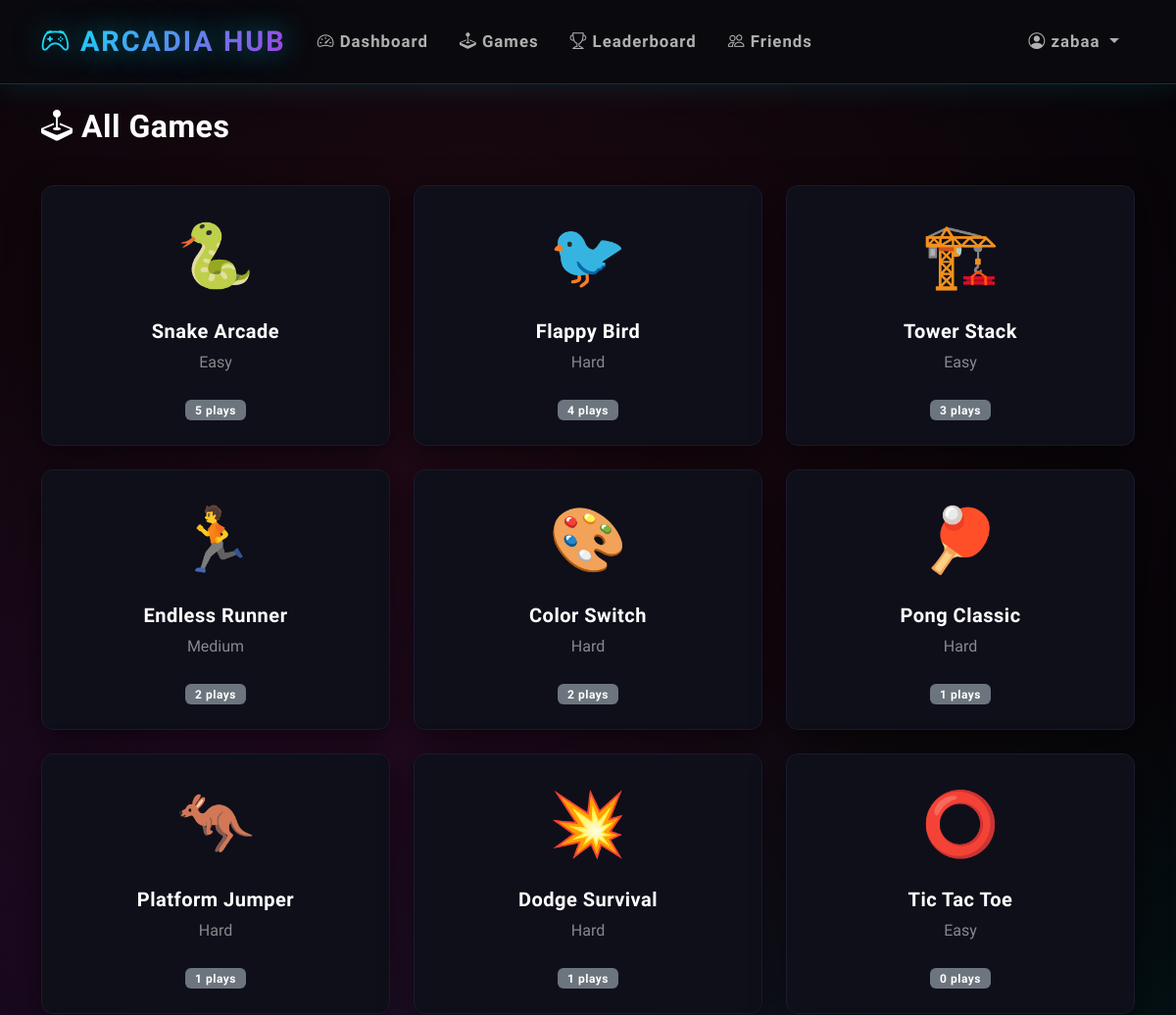
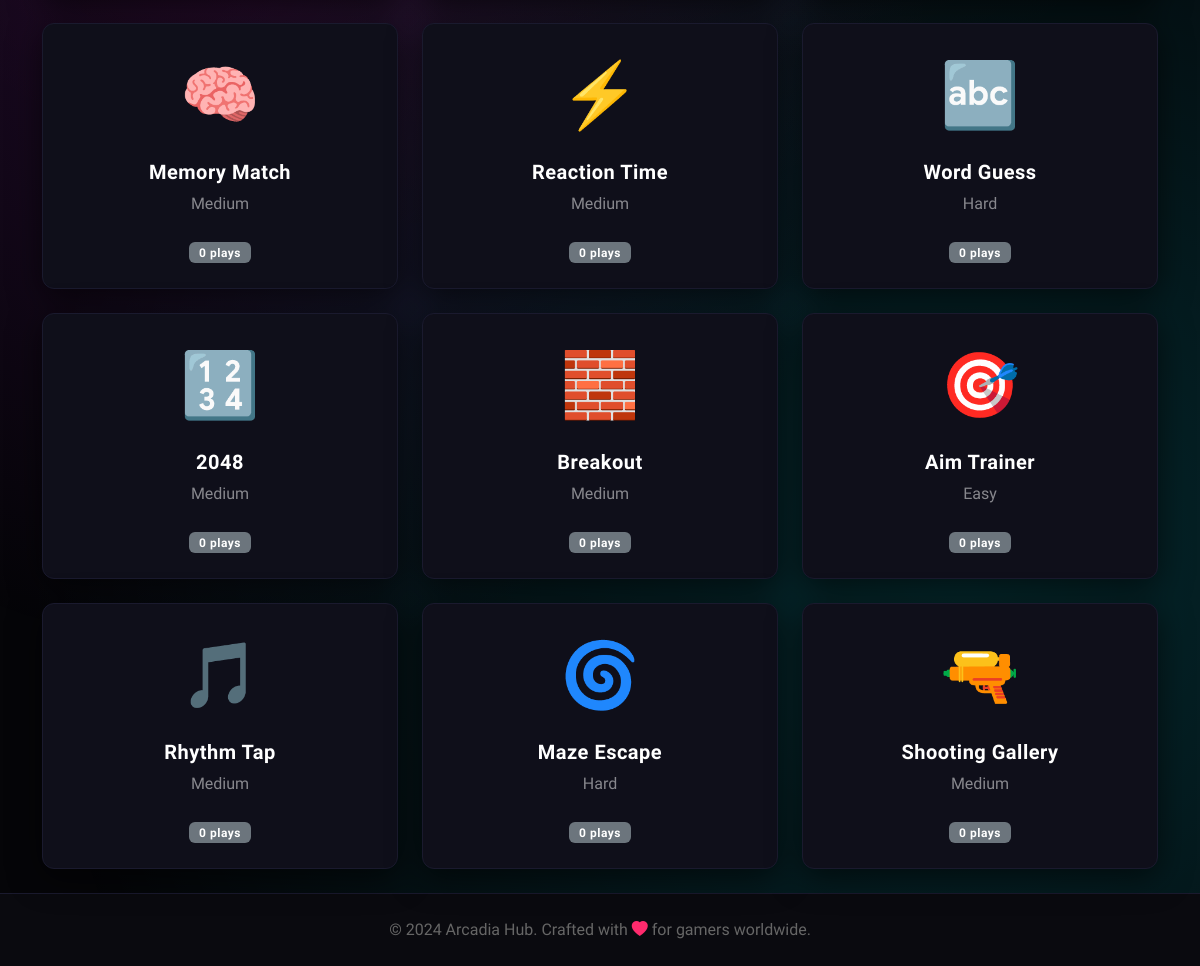
Page /games (signed in) on the committed database (2 pictures, top to bottom).
### tables this page shows
CREATE TABLE users (user_id INTEGER PRIMARY KEY AUTOINCREMENT, username TEXT UNIQUE NOT NULL, password_hash TEXT NOT NULL, email TEXT UNIQUE NOT NULL, created_at TIMESTAMP DEFAULT CURRENT_TIMESTAMP, last_login DATE, streak INTEGER DEFAULT 0, coins INTEGER DEFAULT 100, total_games_played INTEGER DEFAULT 0, total_score INTEGER DEFAULT 0, avatar_config TEXT, settings_config TEXT DEFAULT '{"theme": "dark", "sound": true, "notifications": true}', xp INTEGER DEFAULT 0, player_level INTEGER DEFAULT 1);

CREATE TABLE games (game_id INTEGER PRIMARY KEY AUTOINCREMENT, game_key TEXT UNIQUE NOT NULL, name TEXT NOT NULL, category TEXT, difficulty TEXT, play_count INTEGER DEFAULT 0, icon TEXT, color TEXT);

### app.py (the view)
@app.route('/games')
@login_required
def games():
    games_list = db.fetch_all("SELECT * FROM games ORDER BY play_count DESC")
    return render_template('games.html', games=games_list)

### app.py (called while the page is built)
def login_required(f):
    @wraps(f)
    def decorated_function(*args, **kwargs):
        if 'user_id' not in session:
            flash('Please log in to access this page', 'warning')
            return redirect(url_for('login'))
        session.permanent = True
        return f(*args, **kwargs)
    return decorated_function

@app.before_request
def load_user():
    if 'user_id' in session:
        user = db.fetch_one("SELECT * FROM users WHERE user_id = ?", (session['user_id'],))
        if user:
            session.permanent = True

    def fetch_one(self, query, params=()):
        try:
            self.cursor.execute(query, params)
            return self.cursor.fetchone()
        except Exception as e:
            logger.error(f"Database fetch_one error: {e}\nQuery: {query}")
            raise

    def fetch_all(self, query, params=()):
        try:
            self.cursor.execute(query, params)
            return self.cursor.fetchall()
        except Exception as e:
            logger.error(f"Database fetch_all error: {e}\nQuery: {query}")
            raise

### templates/games.html (shortened to what this page needs)
{% extends "base.html" %}
{% block content %}
<div class="row mb-4">
    <div class="col-md-12">
        <h2 class="text-white mb-3"><i class="bi bi-joystick"></i> All Games</h2>
    </div>
</div>
<div class="row g-4">
    {% for game in games %}
    <div class="col-md-4 col-sm-6">
        <a href="{{ url_for('play_game', game_key=game.game_key) }}"
           class="text-decoration-none">
            <div class="card game-card h-100 p-4 text-center">
                <div style="font-size: 4rem;" class="mb-3">{{ game.icon }}</div>
                <h5 class="text-white mb-2">{{ game.name }}</h5>
                <p class="text-white-50 mb-2">{{ game.difficulty }}</p>
                <div class="mt-3">
                    <span class="badge bg-secondary">{{ game.play_count }} plays</span>
                </div>
            </div>
        </a>
    </div>
    {% endfor %}
</div>
{% endblock %}

### templates/base.html (shortened to what this page needs)
<!DOCTYPE html>
<html lang="en" data-bs-theme="dark">
<head>
    <link href="https://cdn.jsdelivr.net/npm/bootstrap@5.3.0/dist/css/bootstrap.min.css" rel="stylesheet">
    <link rel="stylesheet" href="https://cdn.jsdelivr.net/npm/bootstrap-icons@1.10.0/font/bootstrap-icons.css">
</head>
<body>
    <nav class="navbar navbar-expand-lg navbar-dark sticky-top">
        <div class="container">
            <a class="navbar-brand" href="{{ url_for('dashboard') }}">
                <i class="bi bi-controller"></i> ARCADIA HUB
            </a>
            {% if session.user_id %}
            <div class="collapse navbar-collapse" id="navbarNav">
                <ul class="navbar-nav me-auto">
                    <li class="nav-item">
                        <a class="nav-link" href="{{ url_for('dashboard') }}">
                            <i class="bi bi-speedometer2"></i> Dashboard
                        </a>
                    </li>
                    <li class="nav-item">
                        <a class="nav-link" href="{{ url_for('games') }}">
                            <i class="bi bi-joystick"></i> Games
                        </a>
                    </li>
                    <li class="nav-item">
                        <a class="nav-link" href="{{ url_for('leaderboard') }}">
                            <i class="bi bi-trophy"></i> Leaderboard
                        </a>
                    </li>
                    <li class="nav-item">
                        <a class="nav-link" href="{{ url_for('friends') }}">
                            <i class="bi bi-people"></i> Friends
                        </a>
                    </li>
                </ul>
                <ul class="navbar-nav">
                    <li class="nav-item dropdown">
                        <a class="nav-link dropdown-toggle" href="#" role="button" data-bs-toggle="dropdown">
                            <i class="bi bi-person-circle"></i> {{ session.username }}
                        </a>
                    </li>
                </ul>
            </div>
            {% endif %}
        </div>
    </nav>
    <main class="py-4">
        <div class="container">
            {% block content %}{% endblock %}
        </div>
    </main>
    <footer class="py-4 mt-auto">
        <div class="container text-center">
            <p class="mb-0" style="color: #666;">
                &copy; 2024 Arcadia Hub. Crafted with <i class="bi bi-heart-fill" style="color: var(--neon-pink);"></i> for gamers worldwide.
            </p>
        </div>
    </footer>
</body>
</html>

### templates/base.html (style rules this page uses)
* { margin: 0; padding: 0; box-sizing: border-box; }
:root { --neon-blue: #00f3ff; --neon-purple: #b829dd; --neon-pink: #ff2a6d; --neon-green: #05ffa1; --dark-bg: #0a0a0f; --darker-bg: #050508; --card-bg: #0f0f1a; --card-border: #1a1a2e; }
body { min-height: 100vh; background: var(--darker-bg); font-family: 'Rajdhani', sans-serif; color: #e0e0e0; overflow-x: hidden; }
body::before { content: ''; position: fixed; top: 0; left: 0; width: 100%; height: 100%; background: radial-gradient(circle at 20% 50%, rgba(184, 41, 221, 0.15) 0%, transparent 50%), radial-gradient(circle at 80% 80%, rgba(0, 243, 255, 0.15) 0%, transparent 50%), radial-gradient(circle at 40% 20%, rgba(255, 42, 109, 0.1) 0%, transparent 50%); pointer-events: none; z-index: -1; }
.navbar { background: rgba(10, 10, 15, 0.95) !important; backdrop-filter: blur(20px); border-bottom: 1px solid rgba(0, 243, 255, 0.2); box-shadow: 0 4px 30px rgba(0, 243, 255, 0.1); padding: 1rem 0; }
.navbar-brand { font-family: 'Orbitron', sans-serif; font-weight: 900; font-size: 1.8rem; background: linear-gradient(135deg, var(--neon-blue), var(--neon-purple)); -webkit-background-clip: text; -webkit-text-fill-color: transparent; background-clip: text; text-shadow: 0 0 30px rgba(0, 243, 255, 0.5); letter-spacing: 2px; }
.nav-link { font-weight: 600; font-size: 1.05rem; letter-spacing: 1px; color: #b0b0b0 !important; transition: all 0.3s ease; position: relative; padding: 0.5rem 1rem !important; }
.nav-link::before { content: ''; position: absolute; bottom: 0; left: 50%; transform: translateX(-50%); width: 0; height: 2px; background: linear-gradient(90deg, var(--neon-blue), var(--neon-purple)); transition: width 0.3s ease; }
.card { background: var(--card-bg) !important; border: 1px solid var(--card-border) !important; border-radius: 12px; box-shadow: 0 8px 32px rgba(0, 0, 0, 0.6); transition: all 0.3s ease; position: relative; overflow: hidden; }
.card::before { content: ''; position: absolute; top: 0; left: 0; right: 0; height: 2px; background: linear-gradient(90deg, transparent, var(--neon-blue), var(--neon-purple), transparent); opacity: 0; transition: opacity 0.3s ease; }
.game-card { transition: all 0.4s cubic-bezier(0.175, 0.885, 0.32, 1.275); cursor: pointer; position: relative; }
.game-card::after { content: ''; position: absolute; inset: 0; border-radius: 12px; padding: 2px; background: linear-gradient(135deg, var(--neon-blue), var(--neon-purple)); -webkit-mask: linear-gradient(#fff 0 0) content-box, linear-gradient(#fff 0 0); -webkit-mask-composite: xor; mask-composite: exclude; opacity: 0; transition: opacity 0.3s ease; }
.badge { font-weight: 600; letter-spacing: 0.5px; padding: 0.4em 0.8em; }
footer { background: var(--dark-bg); border-top: 1px solid var(--card-border); }
h1, h2, h3, h4, h5, h6 { font-family: 'Rajdhani', sans-serif; font-weight: 700; letter-spacing: 0.5px; }

### rows in the picture
users: username "zabaa"
games: icon "🐍", name "Snake Arcade", difficulty "Easy", play_count "5"
games: icon "🐦", name "Flappy Bird", difficulty "Hard", play_count "4"
games: icon "🏗️", name "Tower Stack", difficulty "Easy", play_count "3"
games: icon "🏃", name "Endless Runner", difficulty "Medium", play_count "2"
games: icon "🎨", name "Color Switch", difficulty "Hard", play_count "2"
games: icon "🏓", name "Pong Classic", difficulty "Hard", play_count "1"
games: icon "🦘", name "Platform Jumper", difficulty "Hard", play_count "1"
games: icon "💥", name "Dodge Survival", difficulty "Hard", play_count "1"
games: icon "⭕", name "Tic Tac Toe", difficulty "Easy", play_count "0"
games: icon "🧠", name "Memory Match", difficulty "Medium", play_count "0"
games: icon "⚡", name "Reaction Time", difficulty "Medium", play_count "0"
games: icon "🔤", name "Word Guess", difficulty "Hard", play_count "0"
games: icon "🔢", name "2048", difficulty "Medium", play_count "0"
games: icon "🧱", name "Breakout", difficulty "Medium", play_count "0"
games: icon "🎯", name "Aim Trainer", difficulty "Easy", play_count "0"
games: icon "🎵", name "Rhythm Tap", difficulty "Medium", play_count "0"
games: icon "🌀", name "Maze Escape", difficulty "Hard", play_count "0"
games: icon "🔫", name "Shooting Gallery", difficulty "Medium", play_count "0"
